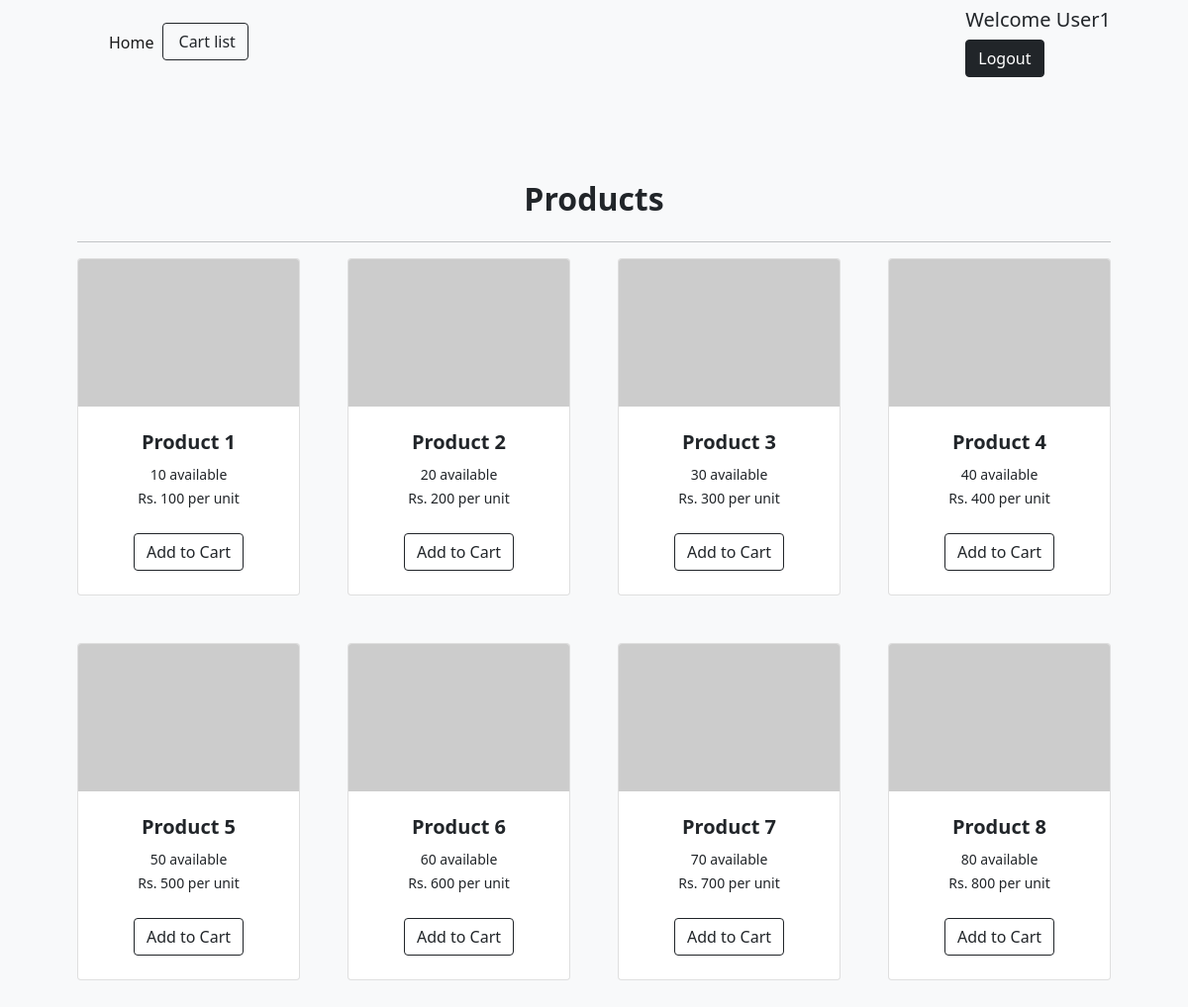
The page / (signed in) on the database its author committed.
### tables this page shows
CREATE TABLE `products` (
  `productId` int NOT NULL AUTO_INCREMENT,
  `productName` varchar(50) NOT NULL,
  `product_price` int NOT NULL,
  `product_quantity` int NOT NULL,
  `product_description` varchar(100) DEFAULT NULL,
  `product_image` varchar(100) DEFAULT NULL,
  `product_supplier` varchar(20) DEFAULT NULL,
  PRIMARY KEY (`productId`)
);

### public/index.php (called while the page is built, shortened)
<?php
$router = new Router();
$router->get('/', [MainController::class, 'landingPage']);
$router->get('/login', [UserController::class, 'userLogin']);
$router->post('/login', [UserController::class, 'userLogin']);
$router->get('/signin', [UserController::class, 'userSignin']);
$router->post('/signin', [UserController::class, 'userSignin']);
$router->post('/logout', [UserController::class, 'userLogout']);
$router->get('/admin/products', [MainController::class, 'authAdminProductPage']);
$router->post('/admin/products', [MainController::class, 'authAdminProductPage']);
$router->get('/admin/add/products', [ProductController::class, 'adminAddNewProducts']);
$router->post('/admin/add/products', [ProductController::class, 'adminAddNewProducts']);
$router->get('/admin/edit/products', [ProductController::class, 'productUpdateForm']);
$router->post('/admin/edit/products', [ProductController::class, 'productUpdateForm']);
$router->get('/admin/updated/products', [ProductController::class, 'adminUpdateProducts']);
$router->post('/admin/updated/products', [ProductController::class, 'adminUpdateProducts']);
$router->post('/admin/delete/products', [ProductController::class, 'adminDeleteProducts']);
$router->get('/admin/customers', [MainController::class, 'authAdminCustomerPage']);
$router->post('/admin/customers', [MainController::class, 'authAdminCustomerPage']);
$router->post('/admin/delete/customers', [CustomerController::class, 'deleteExistingCustomerByAdmin']);
$router->get('/admin/orders', [MainController::class, 'authAdminOrderPage']);
$router->post('/admin/orders', [MainController::class, 'authAdminOrderPage']);
$router->post('/admin/delete/orders', [OrderController::class, 'deleteOrder']);
$router->get('/customer/products', [MainController::class, 'authCustomerProductPage']);
$router->post('/customer/products', [MainController::class, 'authCustomerProductPage']);
$router->get('/customer/orders', [MainController::class, 'authCustomerOrderPage']);
$router->post('/customer/orders', [MainController::class, 'authCustomerOrderPage']);
$router->get('/customer/product/orders', [OrderController::class, 'customerProductOrderForm']);
$router->post('/customer/product/orders', [OrderController::class, 'customerProductOrderForm']);
$router->get('/customer/new_orders', [OrderController::class, 'insertsNewOrdersOfCustomers']);
$router->post('/customer/new_orders', [OrderController::class, 'insertsNewOrdersOfCustomers']);
$router->get('/customer/edit/orders', [OrderController::class, 'customerUpdateOrderForm']);
$router->post('/customer/edit/orders', [OrderController::class, 'customerUpdateOrderForm']);
$router->get('/customer/updated/orders', [OrderController::class, 'updateOrder']);
$router->post('/customer/updated/orders', [OrderController::class, 'updateOrder']);
$router->post('/customer/delete/orders', [OrderController::class, 'deleteOrder']);
$router->resolve();

### Base/Database.php (called while the page is built, shortened)
<?php
class Database
{
    private $conn;
    public function __construct()
    {
        $servername = "localhost";
        $username = "user";
        $password = "pass123";
        $dbname = "cms";
        $this->conn = new \mysqli($servername, $username, $password, $dbname);
    }
    public function getProductInfo()
    {
        $sql = 'SELECT * FROM products';
        $result = $this->conn->query($sql);
        return $result->fetch_all(MYSQLI_ASSOC);
    }
}

### views/_customer_page/products/index.php (the view)
<form action="/customer/product/orders" method="post">
  <section class="py-5 bg-light">
      <div class="container px-4 px-lg-5 mt-5">
          <center> <h2 class="fw-bolder mb-4">Products</h2> </center> <hr>
          <div class="row gx-4 gx-lg-5 row-cols-2 row-cols-md-3 row-cols-xl-4 justify-content-center">
              <?php foreach($products as $i => $products) : ?>
                  <div class="col mb-5">
                      <div class="card h-100">
                       <img class="card-img-top" src="https://dummyimage.com/450x300/dee2e6/6c757d.jpg" alt="..." />
                          <div class="card-body p-4">
                              <div class="text-center">
                                  <h5 class="fw-bolder"><?php echo $products['productName']?></h5>
                                  <small>  <?php echo $products['product_quantity']?> available </small> <br>
                                  <small> Rs. <?php echo $products['product_price']?> per unit </small>
                              </div>
                          </div>
                          <div class="card-footer p-4 pt-0 border-top-0 bg-transparent">
                              <div class="text-center">
                                <button class="btn btn-outline-dark mt-auto" name="productId" value="<?php echo $products['productId']; ?>">
                                Add to Cart </button>
                              </div>
                          </div>
                      </div>
                  </div>
              <?php endforeach ?>
          </div>
      </div>
  </section>
</form>

### rows shown on the page
products: productName "Product 1", product_quantity "10", product_price "100", $products['productId'] 1 (drawn)
products: productName "Product 2", product_quantity "20", product_price "200", $products['productId'] 2 (drawn)
products: productName "Product 3", product_quantity "30", product_price "300", $products['productId'] 3 (drawn)
products: productName "Product 4", product_quantity "40", product_price "400", $products['productId'] 4 (drawn)
products: productName "Product 5", product_quantity "50", product_price "500", $products['productId'] 5 (drawn)
products: productName "Product 6", product_quantity "60", product_price "600", $products['productId'] 6 (drawn)
products: productName "Product 7", product_quantity "70", product_price "700", $products['productId'] 7 (drawn)
products: productName "Product 8", product_quantity "80", product_price "800", $products['productId'] 8 (drawn)

### other values the page prints
$_SESSION['username'] "User1"
